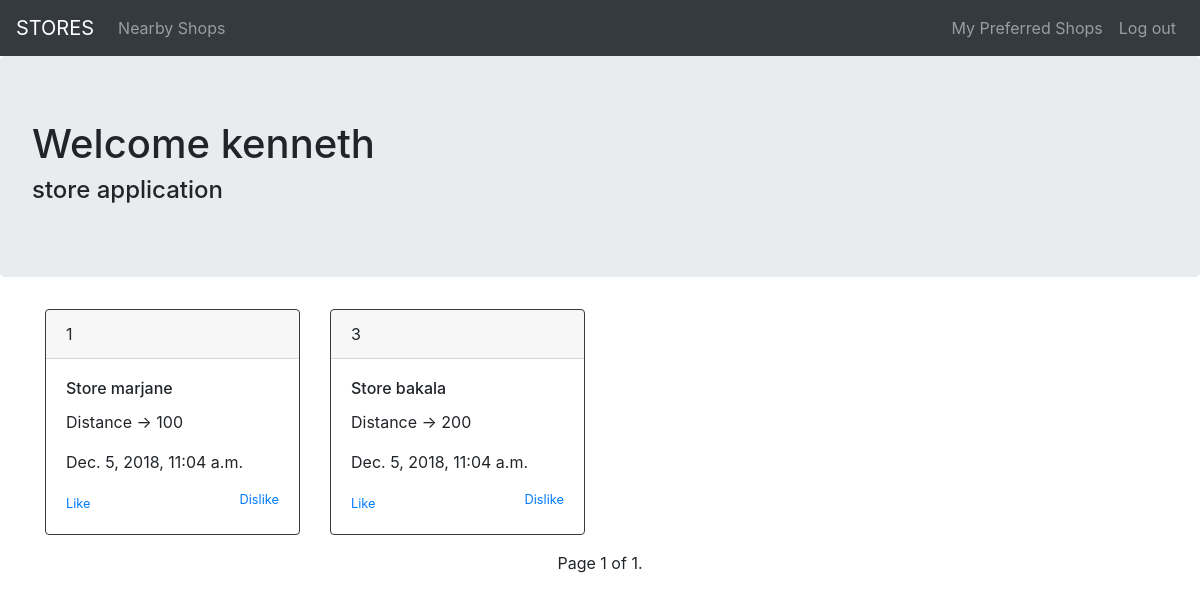
The app's page / (signed in) with its own data.
### stores/models.py (models this page shows, shortened)
class Store(models.Model):
    name = models.CharField(max_length=120)
    distance = models.IntegerField(default=0)
    users = models.ManyToManyField(User, related_name='stores')
    is_preffered = models.BooleanField(default=False)
    is_blocked = models.BooleanField(default=False)
    date = models.DateTimeField(default=datetime.datetime.now)

### stores/views.py (the view)
# urls.py: path('', views.index, name='index'),
def index(request):
    if request.user.is_authenticated:
        current_user = User.objects.get(pk=request.user.id)
        all_stores = current_user.stores.all()
        paginator = Paginator(all_stores, 36)
        page = request.GET.get('page')
        stores = paginator.get_page(page)
        return render(request, 'stores/index.html', {'stores' : stores})
    else:
        return render(request, 'stores/login.html')

### stores/templates/stores/index.html (shortened to what this page needs)
{% extends 'stores/base.html' %}
    {% block top %}
                <h1>Welcome {{user.username}}</h1>
                <h4>store application</h4>
    {% endblock %}
    {% block body %}
            <div class="container">
            <div class="row">
                    {% for store in stores %}
                    <div class="col-3">
                        <div class="card border-dark mb-3" style="max-width: 20rem;">
                                <div class="card-header">{{ store.id }}</div>
                                <div class="card-body">
                                  <h6 class="card-title">Store {{ store.name }}</h6>
                                  <p class="card-text">Distance -> {{ store.distance }}</p>
                                  <p>{{ store.date }}</p>
                                  <small><a href="store_id={{ store.id }}">Like</a></small>
                                  <small style="float:right;"><a href="#">Dislike</a></small>
                                </div>
                        </div>
                    </div>
                {% endfor %}
            </div>
        <div class="pagination" style="display:table;margin-right: auto;
        margin-left: auto;">
                <span class="step-links">
                    <span class="current">
                        Page {{ stores.number }} of {{ stores.paginator.num_pages }}.
                    </span>
                </span>
            </div>
        </div>
    {% endblock %}

### records on screen
Store: id "1", name "marjane", distance "100", date "Dec. 5, 2018, 11:04 a.m."
Store: id "3", name "bakala", distance "200", date "Dec. 5, 2018, 11:04 a.m."

### other values on screen
{{ user.username }} "kenneth"
{{ stores.number }} "1"
{{ stores.paginator.num_pages }} "1"
